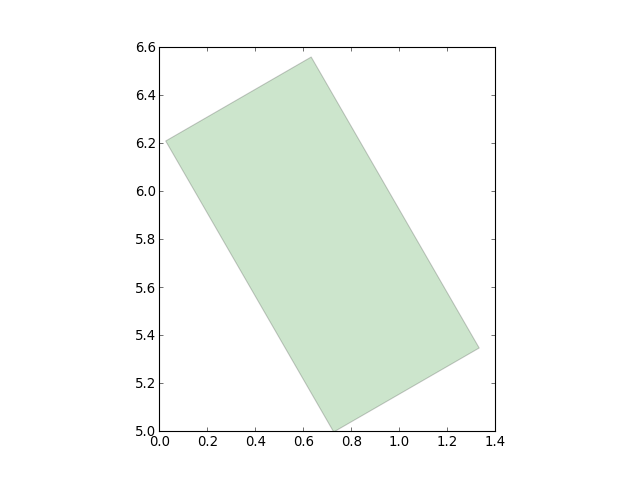

Source code (Python):
from pylayers.gis.furniture import *
import matplotlib.pylab as plt 
F = Furniture()
F.load('Furw1.ini','R1_A')
F.show()
axis = plt.axis('scaled')
plt.show() 
